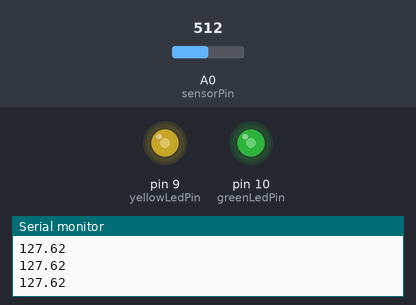
Recording of a sketch running on a simulated Arduino Uno, built with avr-gcc and run on an emulated ATmega328P. Shown: output pins drawn as LEDs (lit = HIGH), the last lines printed to the serial monitor. The inputs (shaded band) are chosen by the test bench; at power-on: A0 (sensorPin) = 512.

Above: at 1.2 s.
1.3 s: A0 (sensorPin) set to 716
At 2.5 s:
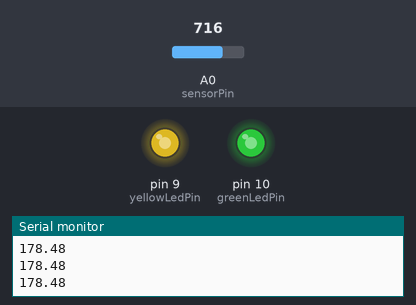
2.8 s: A0 (sensorPin) set to 900
At 4.0 s:
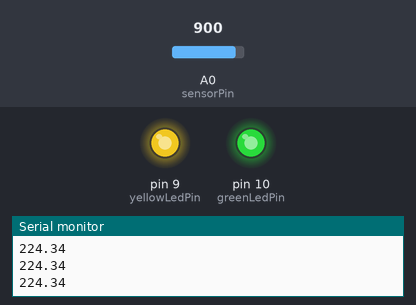
4.3 s: A0 (sensorPin) set to 122
At 5.4 s:
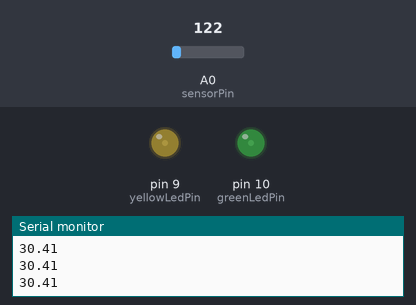
5.8 s: A0 (sensorPin) set to 0
At 6.6 s:
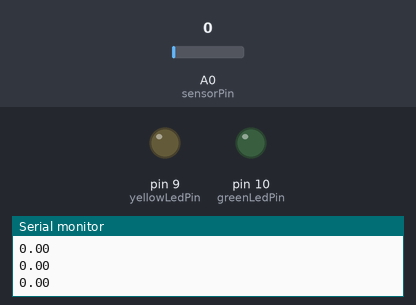
7.3 s: A0 (sensorPin) set to 511
At 7.7 s:
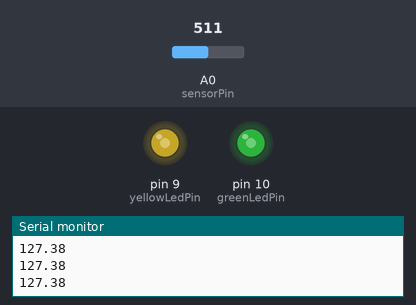
Timing chart, 0 to 9.8 s (numbered marks = the images above; inputs shaded):
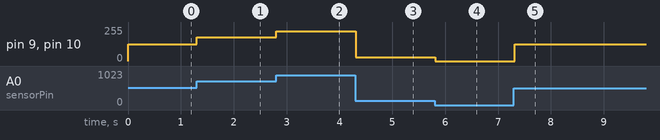

Measured:
- after the input at 1.3 s, pin 9 (yellowLedPin), pin 10 (greenLedPin): 127/255 → 178/255 at once
- after the input at 2.8 s, pin 9 (yellowLedPin), pin 10 (greenLedPin): 178/255 → 224/255 at once
- after the input at 4.3 s, pin 9 (yellowLedPin), pin 10 (greenLedPin): 224/255 → 30/255 at once
- after the input at 5.8 s, pin 9 (yellowLedPin), pin 10 (greenLedPin): 30/255 → 0/255 at once
- after the input at 7.3 s, pin 9 (yellowLedPin), pin 10 (greenLedPin): 0/255 → 127/255 at once

The sketch:

opdracht6.ino
```cpp
float sensorValue = 0; // variable for sensor value
int sensorPin = A0; // variable for sensor pin
int greenLedPin = 10;
int yellowLedPin = 9;

void setup() {
 pinMode(greenLedPin, OUTPUT);
 pinMode(yellowLedPin, OUTPUT);
 pinMode(sensorPin, INPUT);
 Serial.begin(9600);
}
void loop() {
 sensorValue = analogRead(sensorPin); // read the value/voltage on the sensor pin and
 sensorValue = (sensorValue/1023)*255;
 analogWrite(greenLedPin, sensorValue);
 analogWrite(yellowLedPin, sensorValue);
 // store that value in the variable sensorValue
 Serial.println(sensorValue); // print out sensorValue to the Serial Monitor
 delay(20); // delay for 0.2 seconds
}
```
